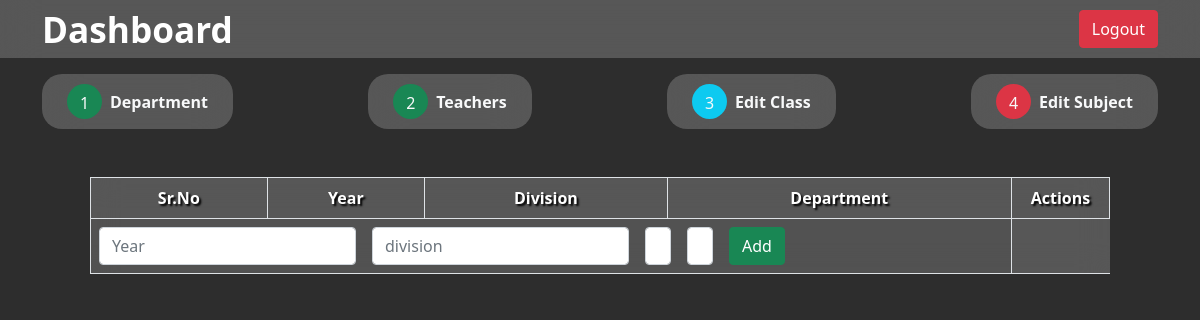
Page /Prospector/class.php on the earlier database version.
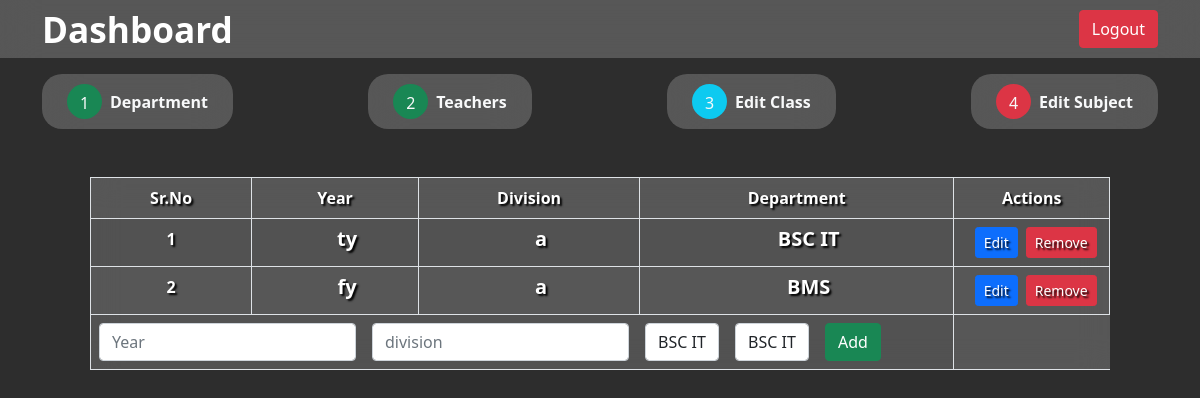
Same page on the later database version.
### tables this page shows
CREATE TABLE `classes` (
  `id` int(255) NOT NULL,
  `year` varchar(10) NOT NULL,
  `division` char(1) NOT NULL,
  `department_id` int(255) NOT NULL,
  `teacher_id` int(255) NOT NULL
);

CREATE TABLE `departments` (
  `id` int(255) NOT NULL,
  `name` varchar(200) NOT NULL,
  `slug` varchar(200) NOT NULL
);

### Prospector/class.php (the view, shortened to what the changed rows need)
<?php include "../DB/db.php" ?>
<?php $cssFiles = "<link rel='stylesheet' href='../assets/css/student_profile.css'/>" ?>
<?php include "../includes/header.php" ?>
<div class="app">
    <nav class="navbar bg-primary navbar-dark py-2 justify-content-between">
        <div class="container">
            <h2>
                <a class="navbar-brand">Dashboard</a>
            </h2>
        </div>
    </nav>
    <div class="container">
        <section id="allDepartment">
            <div class="table-responsive mt-5 mx-5">
                <table class="table table-striped table-hover table-bordered blurred-bg">
                    <thead>
                        <tr>
                            <th>Sr.No</th>
                            <th>Year</th>
                            <th>Division</th>
                            <th>Department</th>
                            <th>Actions</th>
                        </tr>
                    </thead>
                    <tbody>
                        <?php
                        $query = mysqli_query($con, "SELECT * FROM `classes`");
                        $srno = 0;
                        ?>
                        <?php while ($row = mysqli_fetch_assoc($query)) : ?>
                            <tr>
                                <td><?php echo ++$srno; ?></td>
                                <td>
                                    <h5 class="fw-bold d-flex align-items-center justify-content-center ps-4 subject"><?php echo $row['year']; ?></h5>
                                </td>
                                <td>
                                    <h5 class="fw-bold d-flex align-items-center justify-content-center ps-4 subject"><?php echo $row['division']; ?></h5>
                                </td>
                                <td>
                                    <h5 class="fw-bold d-flex align-items-center justify-content-center ps-4 subject">
                                        <?php
                                        $dquery = mysqli_query($con, "SELECT * FROM `departments` WHERE id = " . $row['department_id']);
                                        $department = mysqli_fetch_assoc($dquery);
                                        ?>
                                        <?php echo $department['name']; ?>
                                    </h5>
                                </td>
                                <td>
                                    <div class="d-flex justify-content-center">
                                        <a href="class.php?edit=true&id=<?php echo $row['id'] ?>" class="ms-2 btn btn-primary btn-sm">Edit</a>
                                        <a href="class.php?delete=true&id=<?php echo $row['id'] ?>" class="ms-2 btn btn-danger btn-sm">Remove</a>
                                    </div>
                                </td>
                            </tr>
                        <?php endwhile; ?>
                        <tr>
                            <td colspan="4">
                                <form method="POST" action="class.php" class="d-flex">
                                    <div class="me-3">
                                        <?php $dquery = mysqli_query($con, "SELECT * FROM `departments`;"); ?>
                                        <select name="department_id" class="form-control">
                                            <?php while ($d = mysqli_fetch_assoc($dquery)) : ?>
                                                <option value="<?php echo $d['id'] ?>" <?php echo isset($isEditing) && $editData['department_id'] == $d['id'] ? 'selected' : '' ?>><?php echo $d['name'] ?></option>
                                            <?php endwhile; ?>
                                        </select>
                                    </div>
                                    <div class="me-3">
                                        <?php $dquery = mysqli_query($con, "SELECT * FROM `departments`;"); ?>
                                        <select name="teacher_id" class="form-control">
                                            <?php while ($d = mysqli_fetch_assoc($dquery)) : ?>
                                                <option value="<?php echo $d['id'] ?>" <?php echo isset($isEditing) && $editData['department_id'] == $d['id'] ? 'selected' : '' ?>><?php echo $d['name'] ?></option>
                                            <?php endwhile; ?>
                                        </select>
                                    </div>
                                </form>
                            </td>
                        </tr>
                    </tbody>
                </table>
            </div>
        </section>
    </div>
</div>
<?php include "../includes/footer.php" ?>

Differences in the rows shown:
added classes: year "ty", division "a", department.name "BSC IT"
added classes: year "fy", division "a", department.name "BMS"
Other differences:
form field department_id: (not shown) → "BSC IT"
form field teacher_id: (not shown) → "BSC IT"
